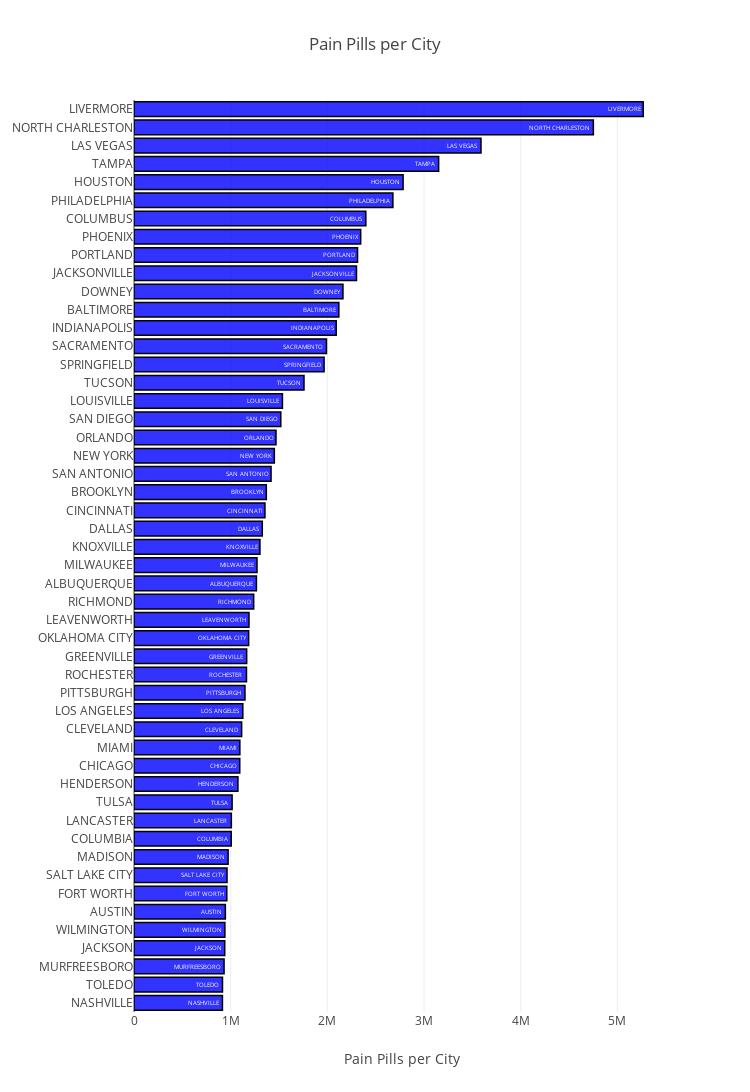

The notebook cell saved with this chart:
### Code cell
cityCounts = quantityCounter(df,'BUYER_CITY')
plotHorizontalBarGraph(cityCounts,'QUANTITY','Pain Pills per City','Pain Pills per City',750,1500,0,50)
del cityCounts

### Figure 1 — Plotly figure (JSON) as saved in the notebook; plotly's stock layout.template omitted (floating-point values rounded to 4 significant figures; data arrays with more than 128 entries replaced by an {"elided": "..."} marker saying what was removed)
{"data": [{"marker": {"color": "rgba(0, 0, 255, 0.8)", "line": {"color": "rgb(0,0,0)", "width": 1.5}}, "name": "Kaggle", "orientation": "h", "text": {"elided": "10535 str values"}, "type": "bar", "uid": "d717777c-5056-4312-b91b-ab148fd32a65", "x": [5266209, 4750679, 3588555, 3150503, 2783058, 2677515, 2397638, 2344390, 2311690, 2300874, 2161024, 2118340, 2091308, 1990299, 1965854, 1758191, 1535091, 1518042, 1468429, 1451323, 1417308, 1368456, 1354168, 1326814, 1302417, 1271969, 1266109, 1237721, 1189235, 1185586, 1165225, 1163314, 1147567, 1125372, 1113235, 1094561, 1093644, 1074680, 1014740, 1006718, 1005372, 973431, 962054, 959733, 944903, 939889, 938298, 931544, 915207, 914669], "y": {"elided": "10535 str values"}}], "layout": {"barmode": "group", "height": 1500, "showlegend": false, "title": {"text": "Pain Pills per City"}, "width": 750, "xaxis": {"title": {"text": "Pain Pills per City"}}, "yaxis": {"automargin": true, "autorange": "reversed"}}}
